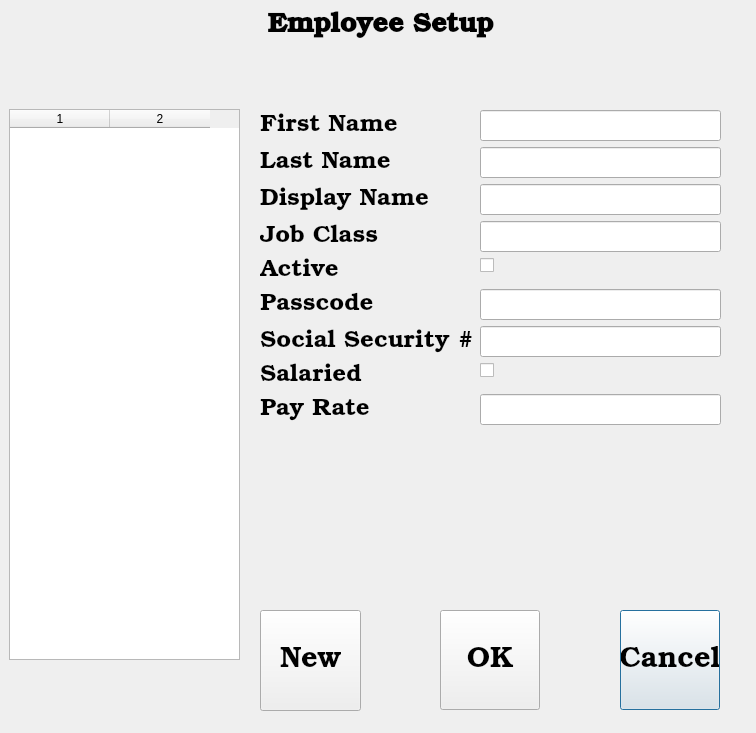
<?xml version="1.0" encoding="UTF-8"?>
<ui version="4.0">
 <class>employee_setup</class>
 <widget class="QDialog" name="employee_setup">
  <property name="geometry">
   <rect>
    <x>0</x>
    <y>0</y>
    <width>756</width>
    <height>733</height>
   </rect>
  </property>
  <property name="windowTitle">
   <string>Dialog</string>
  </property>
  <widget class="QWidget" name="verticalLayoutWidget">
   <property name="geometry">
    <rect>
     <x>9</x>
     <y>109</y>
     <width>231</width>
     <height>551</height>
    </rect>
   </property>
   <layout class="QVBoxLayout" name="verticalLayout">
    <item>
     <widget class="QTableWidget" name="tbl_employees">
      <property name="columnCount">
       <number>2</number>
      </property>
      <column/>
      <column/>
     </widget>
    </item>
   </layout>
  </widget>
  <widget class="QLabel" name="label">
   <property name="geometry">
    <rect>
     <x>10</x>
     <y>10</y>
     <width>741</width>
     <height>31</height>
    </rect>
   </property>
   <property name="font">
    <font>
     <family>Bookman Old Style</family>
     <pointsize>20</pointsize>
     <weight>75</weight>
     <bold>true</bold>
    </font>
   </property>
   <property name="text">
    <string>Employee Setup</string>
   </property>
   <property name="alignment">
    <set>Qt::AlignCenter</set>
   </property>
  </widget>
  <widget class="QWidget" name="formLayoutWidget">
   <property name="geometry">
    <rect>
     <x>260</x>
     <y>110</y>
     <width>461</width>
     <height>411</height>
    </rect>
   </property>
   <layout class="QFormLayout" name="formLayout">
    <item row="0" column="0">
     <widget class="QLabel" name="lbl_fname">
      <property name="font">
       <font>
        <family>Bookman Old Style</family>
        <pointsize>18</pointsize>
        <weight>50</weight>
        <bold>false</bold>
       </font>
      </property>
      <property name="text">
       <string>First Name</string>
      </property>
      <property name="alignment">
       <set>Qt::AlignCenter</set>
      </property>
     </widget>
    </item>
    <item row="0" column="1">
     <widget class="QLineEdit" name="txt_fname">
      <property name="font">
       <font>
        <family>Bookman Old Style</family>
        <pointsize>16</pointsize>
       </font>
      </property>
     </widget>
    </item>
    <item row="1" column="0">
     <widget class="QLabel" name="lbl_lname">
      <property name="font">
       <font>
        <family>Bookman Old Style</family>
        <pointsize>18</pointsize>
        <weight>50</weight>
        <bold>false</bold>
       </font>
      </property>
      <property name="text">
       <string>Last Name</string>
      </property>
      <property name="alignment">
       <set>Qt::AlignCenter</set>
      </property>
     </widget>
    </item>
    <item row="1" column="1">
     <widget class="QLineEdit" name="txt_lname">
      <property name="font">
       <font>
        <family>Bookman Old Style</family>
        <pointsize>16</pointsize>
       </font>
      </property>
     </widget>
    </item>
    <item row="2" column="0">
     <widget class="QLabel" name="lbl_disp_name">
      <property name="font">
       <font>
        <family>Bookman Old Style</family>
        <pointsize>18</pointsize>
        <weight>50</weight>
        <bold>false</bold>
       </font>
      </property>
      <property name="text">
       <string>Display Name</string>
      </property>
      <property name="alignment">
       <set>Qt::AlignCenter</set>
      </property>
     </widget>
    </item>
    <item row="2" column="1">
     <widget class="QLineEdit" name="txt_disp_name">
      <property name="font">
       <font>
        <family>Bookman Old Style</family>
        <pointsize>16</pointsize>
       </font>
      </property>
     </widget>
    </item>
    <item row="3" column="0">
     <widget class="QLabel" name="lbl_job_class">
      <property name="font">
       <font>
        <family>Bookman Old Style</family>
        <pointsize>18</pointsize>
        <weight>50</weight>
        <bold>false</bold>
       </font>
      </property>
      <property name="text">
       <string>Job Class</string>
      </property>
      <property name="alignment">
       <set>Qt::AlignCenter</set>
      </property>
     </widget>
    </item>
    <item row="3" column="1">
     <widget class="QLineEdit" name="txt_job_class">
      <property name="font">
       <font>
        <family>Bookman Old Style</family>
        <pointsize>16</pointsize>
       </font>
      </property>
     </widget>
    </item>
    <item row="4" column="0">
     <widget class="QLabel" name="lbl_active">
      <property name="font">
       <font>
        <family>Bookman Old Style</family>
        <pointsize>18</pointsize>
        <weight>50</weight>
        <bold>false</bold>
       </font>
      </property>
      <property name="text">
       <string>Active</string>
      </property>
      <property name="alignment">
       <set>Qt::AlignCenter</set>
      </property>
     </widget>
    </item>
    <item row="4" column="1">
     <widget class="QCheckBox" name="chk_active">
      <property name="font">
       <font>
        <pointsize>14</pointsize>
       </font>
      </property>
      <property name="text">
       <string/>
      </property>
     </widget>
    </item>
    <item row="5" column="0">
     <widget class="QLabel" name="lbl_pass_code">
      <property name="font">
       <font>
        <family>Bookman Old Style</family>
        <pointsize>18</pointsize>
        <weight>50</weight>
        <bold>false</bold>
       </font>
      </property>
      <property name="text">
       <string>Passcode</string>
      </property>
      <property name="alignment">
       <set>Qt::AlignCenter</set>
      </property>
     </widget>
    </item>
    <item row="5" column="1">
     <widget class="QLineEdit" name="txt_passcode">
      <property name="font">
       <font>
        <family>Bookman Old Style</family>
        <pointsize>16</pointsize>
       </font>
      </property>
      <property name="echoMode">
       <enum>QLineEdit::Password</enum>
      </property>
     </widget>
    </item>
    <item row="6" column="0">
     <widget class="QLabel" name="lbl_social">
      <property name="font">
       <font>
        <family>Bookman Old Style</family>
        <pointsize>18</pointsize>
        <weight>50</weight>
        <bold>false</bold>
       </font>
      </property>
      <property name="text">
       <string>Social Security #</string>
      </property>
      <property name="alignment">
       <set>Qt::AlignCenter</set>
      </property>
     </widget>
    </item>
    <item row="6" column="1">
     <widget class="QLineEdit" name="txt_social">
      <property name="font">
       <font>
        <family>Bookman Old Style</family>
        <pointsize>16</pointsize>
       </font>
      </property>
     </widget>
    </item>
    <item row="7" column="0">
     <widget class="QLabel" name="lbl_salaried">
      <property name="font">
       <font>
        <family>Bookman Old Style</family>
        <pointsize>18</pointsize>
        <weight>50</weight>
        <bold>false</bold>
       </font>
      </property>
      <property name="text">
       <string>Salaried</string>
      </property>
      <property name="alignment">
       <set>Qt::AlignCenter</set>
      </property>
     </widget>
    </item>
    <item row="7" column="1">
     <widget class="QCheckBox" name="chk_salaried">
      <property name="font">
       <font>
        <pointsize>14</pointsize>
       </font>
      </property>
      <property name="text">
       <string/>
      </property>
     </widget>
    </item>
    <item row="8" column="0">
     <widget class="QLabel" name="lbl_pay_rate">
      <property name="font">
       <font>
        <family>Bookman Old Style</family>
        <pointsize>18</pointsize>
        <weight>50</weight>
        <bold>false</bold>
       </font>
      </property>
      <property name="text">
       <string>Pay Rate</string>
      </property>
      <property name="alignment">
       <set>Qt::AlignCenter</set>
      </property>
     </widget>
    </item>
    <item row="8" column="1">
     <widget class="QLineEdit" name="txt_pay_rate">
      <property name="font">
       <font>
        <family>Bookman Old Style</family>
        <pointsize>16</pointsize>
       </font>
      </property>
     </widget>
    </item>
   </layout>
  </widget>
  <widget class="QPushButton" name="btn_cancel">
   <property name="geometry">
    <rect>
     <x>620</x>
     <y>610</y>
     <width>100</width>
     <height>100</height>
    </rect>
   </property>
   <property name="sizePolicy">
    <sizepolicy hsizetype="Preferred" vsizetype="Preferred">
     <horstretch>0</horstretch>
     <verstretch>20</verstretch>
    </sizepolicy>
   </property>
   <property name="minimumSize">
    <size>
     <width>100</width>
     <height>100</height>
    </size>
   </property>
   <property name="maximumSize">
    <size>
     <width>100</width>
     <height>100</height>
    </size>
   </property>
   <property name="baseSize">
    <size>
     <width>12</width>
     <height>2</height>
    </size>
   </property>
   <property name="font">
    <font>
     <family>Bookman Old Style</family>
     <pointsize>22</pointsize>
     <stylestrategy>PreferAntialias</stylestrategy>
    </font>
   </property>
   <property name="text">
    <string>Cancel</string>
   </property>
  </widget>
  <widget class="QPushButton" name="btn_ok">
   <property name="geometry">
    <rect>
     <x>440</x>
     <y>610</y>
     <width>100</width>
     <height>100</height>
    </rect>
   </property>
   <property name="sizePolicy">
    <sizepolicy hsizetype="Preferred" vsizetype="Preferred">
     <horstretch>0</horstretch>
     <verstretch>20</verstretch>
    </sizepolicy>
   </property>
   <property name="minimumSize">
    <size>
     <width>100</width>
     <height>100</height>
    </size>
   </property>
   <property name="maximumSize">
    <size>
     <width>100</width>
     <height>100</height>
    </size>
   </property>
   <property name="baseSize">
    <size>
     <width>12</width>
     <height>2</height>
    </size>
   </property>
   <property name="font">
    <font>
     <family>Bookman Old Style</family>
     <pointsize>22</pointsize>
     <stylestrategy>PreferAntialias</stylestrategy>
    </font>
   </property>
   <property name="text">
    <string>OK</string>
   </property>
  </widget>
  <widget class="QPushButton" name="btn_new">
   <property name="geometry">
    <rect>
     <x>260</x>
     <y>610</y>
     <width>101</width>
     <height>101</height>
    </rect>
   </property>
   <property name="font">
    <font>
     <family>Bookman Old Style</family>
     <pointsize>22</pointsize>
    </font>
   </property>
   <property name="text">
    <string>New</string>
   </property>
  </widget>
 </widget>
 <resources/>
 <connections/>
</ui>
